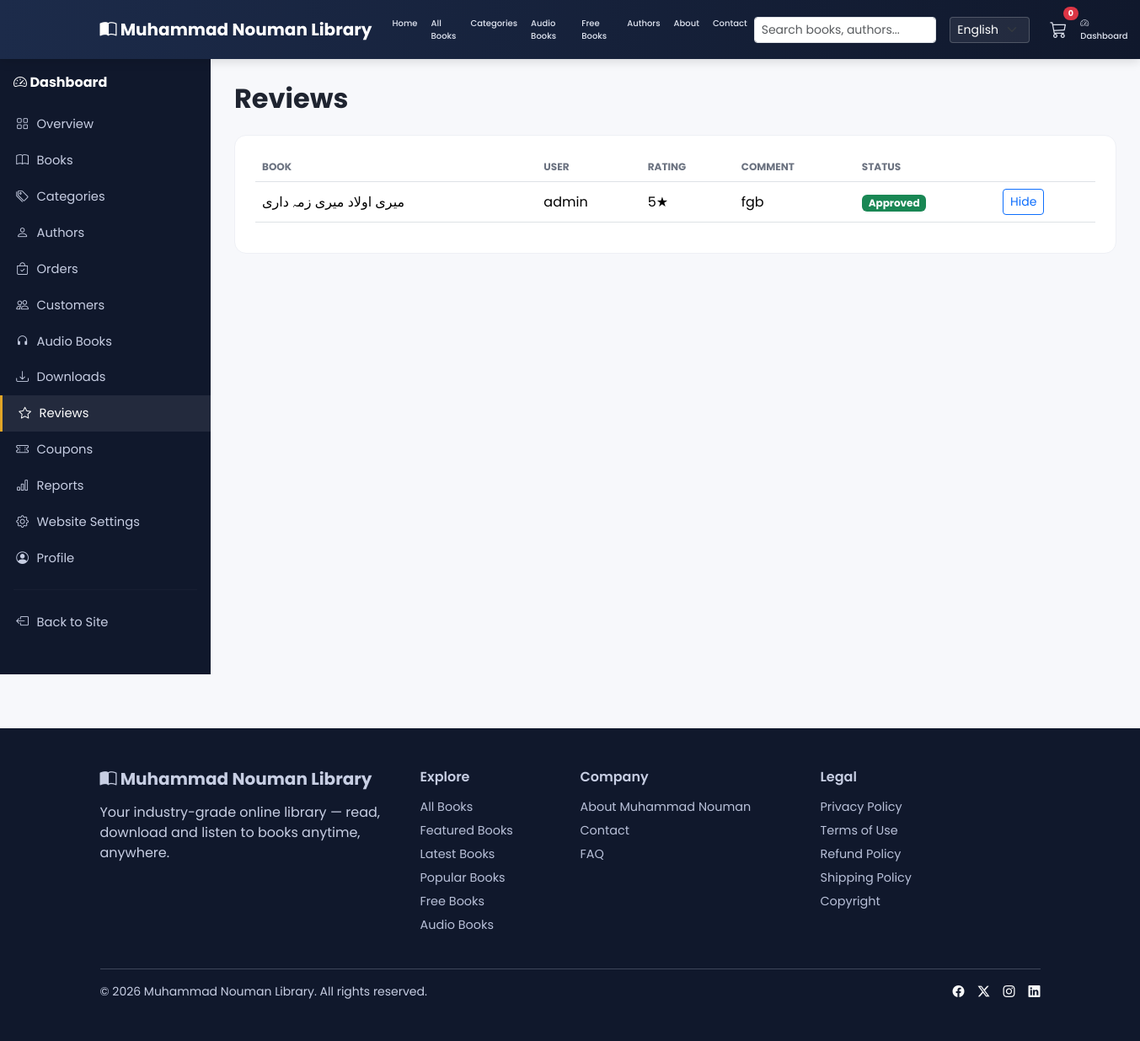
/dashboard/reviews/ (signed in), run on the app's committed database.
### apps/books/models.py (models this page shows, shortened)
class Review(models.Model):
    book = models.ForeignKey(Book, on_delete=models.CASCADE, related_name='reviews')
    user = models.ForeignKey(settings.AUTH_USER_MODEL, on_delete=models.CASCADE, related_name='book_reviews')
    rating = models.PositiveSmallIntegerField(validators=[MinValueValidator(1), MaxValueValidator(5)])
    comment = models.TextField(blank=True)
    is_approved = models.BooleanField(default=True)
    created_at = models.DateTimeField(auto_now_add=True)
    class Meta:
        ordering = ['-created_at']
        unique_together = ('book', 'user')

class Book(models.Model):
    LANGUAGE_CHOICES = [
        ('en', 'English'),
        ('ur', 'Urdu'),
        ('ar', 'Arabic'),
    ]
    title = models.CharField(max_length=250)
    slug = models.SlugField(max_length=270, unique=True, blank=True)
    author = models.ForeignKey(Author, on_delete=models.CASCADE, related_name='books')
    category = models.ForeignKey(Category, on_delete=models.CASCADE, related_name='books')
    description = models.TextField(blank=True)
    short_description = models.CharField(max_length=300, blank=True)
    language = models.CharField(max_length=10, choices=LANGUAGE_CHOICES, default='en')
    pages = models.PositiveIntegerField(default=0)
    isbn = models.CharField(max_length=20, blank=True)
    published_date = models.DateField(null=True, blank=True)
    price = models.DecimalField(max_digits=8, decimal_places=2, default=0)
    discount_price = models.DecimalField(max_digits=8, decimal_places=2, null=True, blank=True)
    cover = models.ImageField(upload_to='covers/', blank=True, null=True)
    pdf_file = models.FileField(upload_to='books/', blank=True, null=True)
    audio_file = models.FileField(upload_to='audio/', blank=True, null=True)
    preview_pages = models.PositiveIntegerField(default=10, help_text="Pages visible in free preview")
    is_featured = models.BooleanField(default=False)
    is_free = models.BooleanField(default=False)
    is_published = models.BooleanField(default=True)
    is_bestseller = models.BooleanField(default=False)
    views_count = models.PositiveIntegerField(default=0)
    downloads_count = models.PositiveIntegerField(default=0)
    created_at = models.DateTimeField(auto_now_add=True)
    updated_at = models.DateTimeField(auto_now=True)
    class Meta:
        ordering = ['-created_at']
        indexes = [
            models.Index(fields=['is_published', 'is_featured']),
            models.Index(fields=['is_published', 'is_free']),
        ]

### apps/dashboard/views.py (the view)
# urls.py: path('reviews/', views.review_list, name='review_list'),
@staff_required
def review_list(request):
    reviews = Review.objects.select_related('user', 'book').order_by('-created_at')
    paginator = Paginator(reviews, 20)
    page = paginator.get_page(request.GET.get('page'))
    return render(request, 'dashboard/review_list.html', {'page_obj': page, 'reviews': page.object_list})

### apps/categories/context_processors.py (called while the page is built)
def category_menu(request):
    categories = Category.objects.filter(is_active=True).order_by('name')
    return {'nav_categories': categories}

### apps/core/context_processors.py (called while the page is built)
def site_settings(request):
    return {
        'SITE_NAME': settings.SITE_NAME,
        'CURRENCY': settings.CURRENCY,
    }

### apps/dashboard/views.py (called while the page is built)
def staff_required(view_func):
    @wraps(view_func)
    @login_required
    def _wrapped(request, *args, **kwargs):
        if not request.user.is_staff:
            messages.error(request, "You don't have access to the dashboard.")
            return redirect('core:home')
        return view_func(request, *args, **kwargs)
    return _wrapped

### apps/orders/cart.py (called while the page is built)
    def __len__(self):
        return sum(item['quantity'] for item in self.cart.values())

    def get_total_price(self):
        return sum(Decimal(item['price']) * item['quantity'] for item in self.cart.values())

### apps/orders/context_processors.py (called while the page is built)
def cart_summary(request):
    cart = getattr(request, 'cart', None)
    if cart is None:
        return {'cart_count': 0, 'cart_total': 0}
    return {'cart_count': len(cart), 'cart_total': cart.get_total_price()}

### templates/dashboard/review_list.html (shortened to what this page needs)
{% extends "dashboard/base.html" %}
{% load i18n %}
{% block dash_content %}
<h2 class="fw-bold mb-4">{% trans "Reviews" %}</h2>
<div class="dash-card">
  <table class="table dash-table align-middle">
    <thead><tr><th>{% trans "Book" %}</th><th>{% trans "User" %}</th><th>{% trans "Rating" %}</th><th>{% trans "Comment" %}</th><th>{% trans "Status" %}</th><th></th></tr></thead>
    <tbody>
      {% for review in reviews %}
      <tr>
        <td>{{ review.book.title|truncatechars:30 }}</td>
        <td>{{ review.user.username }}</td>
        <td>{{ review.rating }}★</td>
        <td>{{ review.comment|truncatechars:40 }}</td>
        <td>{% if review.is_approved %}<span class="badge bg-success">{% trans "Approved" %}</span>{% else %}<span class="badge bg-secondary">{% trans "Hidden" %}</span>{% endif %}</td>
        <td>
          <form method="post" action="{% url 'dashboard:review_toggle' review.pk %}">
            <button class="btn btn-sm btn-outline-primary">{% if review.is_approved %}{% trans "Hide" %}{% else %}{% trans "Approve" %}{% endif %}</button>
          </form>
        </td>
      </tr>
      {% empty %}<tr><td colspan="6" class="text-center text-muted py-4">{% trans "No reviews yet." %}</td></tr>{% endfor %}
    </tbody>
  </table>
</div>
{% endblock %}

### static/css/style.css (style rules this page uses)
:root { --mnl-primary: #1c2b4a; --mnl-primary-dark: #10182c; --mnl-accent: #e0a527; --mnl-accent-dark: #c78f1c; --mnl-bg: #f7f8fb; --mnl-card: #ffffff; --mnl-text: #1f2430; --mnl-muted: #6b7280; --radius: 14px; }
body { font-family: 'Poppins', system-ui, sans-serif; background: var(--mnl-bg); color: var(--mnl-text); }
.dash-card { background: #fff; border-radius: 14px; padding: 1.25rem 1.5rem; border: 1px solid #eef0f5; }
.dash-table thead th { color: var(--mnl-muted); font-size: .75rem; text-transform: uppercase; border-bottom-width: 1px; }

### data on the page
Review: book "میری اولاد میری زمہ داری", user.username "admin", rating "5", comment "fgb"

### other printed values
{{ SITE_NAME }} "Muhammad Nouman Library"
{{ cart_count }} "0"
form field language "English"
